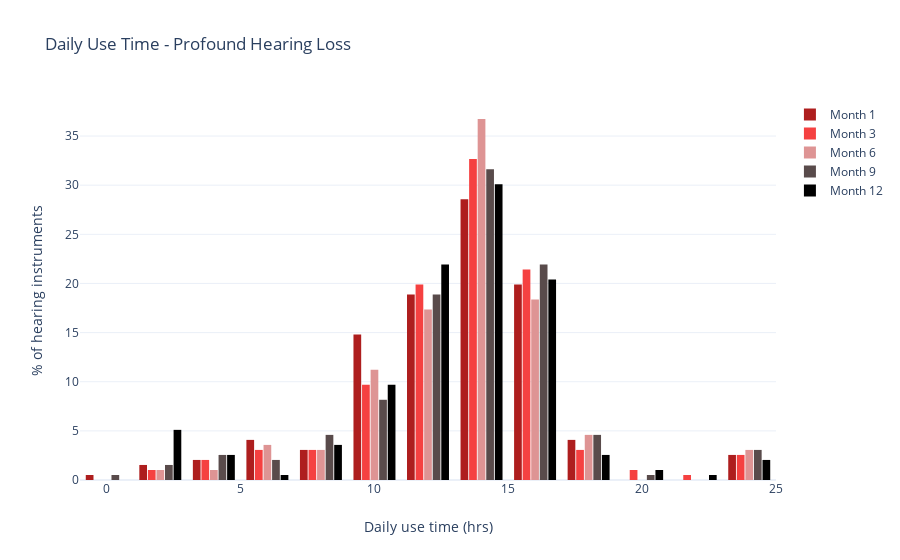

Write notebook code for a chart like this one.
### Code cell
import plotly.graph_objects as go

import numpy as np
x0 = profound['UT_1']
x1 = profound['UT_3']
x2 = profound['UT_6']
x3 = profound['UT_9']
x4 = profound['UT_12']

fig = go.Figure()
fig.add_trace(go.Histogram(
    x=x0,
    histnorm='percent',
    name='Month 1', # name used in legend and hover labels
    marker_color='#ae1e1e', nbinsx=15,
))
fig.add_trace(go.Histogram(
    x=x1,
    histnorm='percent',
    name='Month 3',
    marker_color='#f54141', nbinsx=15,
))

fig.add_trace(go.Histogram(
    x=x2,
    histnorm='percent',
    name='Month 6', # name used in legend and hover labels
    marker_color='#de9494', nbinsx=15,
))
fig.add_trace(go.Histogram(
    x=x3,
    histnorm='percent',
    name='Month 9',
    marker_color='#594b4b', nbinsx=15
))
fig.add_trace(go.Histogram(
    x=x4,
    histnorm='percent',
    name='Month 12',
    marker_color='#000000', nbinsx=15
))


fig.update_layout(
    title_text='Daily Use Time - Profound Hearing Loss ', # title of plot
    xaxis_title_text='Daily use time (hrs)', # xaxis label
    yaxis_title_text='% of hearing instruments ', # yaxis label
    bargap=0.2, # gap between bars of adjacent location coordinates
    bargroupgap=0.1, # gap between bars of the same location coordinates
    template = "plotly_white", # set template to white
)

fig.show()
print('Descriptive Statistics')
profound[['UT_1', 'UT_3', 'UT_6', 'UT_9', 'UT_12']].describe()

### Figure 1 — Plotly figure (JSON) as saved in the notebook; plotly's stock layout.template omitted (floating-point values rounded to 4 significant figures; data arrays with more than 128 entries replaced by an {"elided": "..."} marker saying what was removed)
{"data": [{"histnorm": "percent", "marker": {"color": "#ae1e1e"}, "name": "Month 1", "nbinsx": 15, "type": "histogram", "x": {"elided": "196 float values"}}, {"histnorm": "percent", "marker": {"color": "#f54141"}, "name": "Month 3", "nbinsx": 15, "type": "histogram", "x": {"elided": "196 float values"}}, {"histnorm": "percent", "marker": {"color": "#de9494"}, "name": "Month 6", "nbinsx": 15, "type": "histogram", "x": {"elided": "196 float values"}}, {"histnorm": "percent", "marker": {"color": "#594b4b"}, "name": "Month 9", "nbinsx": 15, "type": "histogram", "x": {"elided": "196 float values"}}, {"histnorm": "percent", "marker": {"color": "#000000"}, "name": "Month 12", "nbinsx": 15, "type": "histogram", "x": {"elided": "196 float values"}}], "layout": {"bargap": 0.2, "bargroupgap": 0.1, "title": {"text": "Daily Use Time - Profound Hearing Loss "}, "xaxis": {"title": {"text": "Daily use time (hrs)"}}, "yaxis": {"title": {"text": "% of hearing instruments "}}}}
